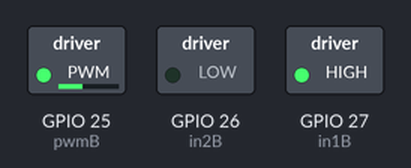
Simulated run of this sketch. Board: ESP32. Shown: switched loads named in the sketch (green lamp = pin HIGH).

Above: at 0.1 s.
Timing chart, 0 to 1.6 s (numbered marks = the images above):
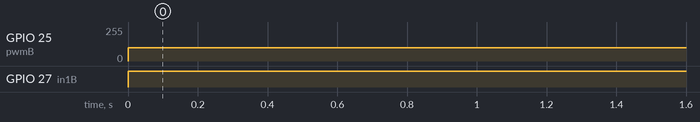

The sketch:

ESP32DCMotorTest.ino
```cpp
#include <analogWrite.h>

/*
  TB6612FNG H-Bridge Demo
  TB6612-Demo.ino
  Demonstrates use of TB6612FNG H-Bridge Motor Controller
  Drives two DC Motors

  DroneBot Workshop 2019
  https://dronebotworkshop.com
*/

// Motor B

int stdByPin = 12;
int pwmB = 25;
int in1B = 27;
int in2B = 26;

void setup()

{

  // Set all the motor control pins to outputs

  pinMode(pwmB, OUTPUT);
  pinMode(in1B, OUTPUT);
  pinMode(in2B, OUTPUT);
}

void loop() {

 // Set Motor B forward
  digitalWrite(stdByPin, HIGH);
  digitalWrite(in1B, HIGH);
  digitalWrite(in2B, LOW);

  analogWrite(pwmB, 100);

}
```

Measured:
- by itself, GPIO 25 (pwmB): 0/255 → 100/255 at 0.00 s
- by itself, GPIO 27 (in1B): LOW → HIGH at 0.00 s
